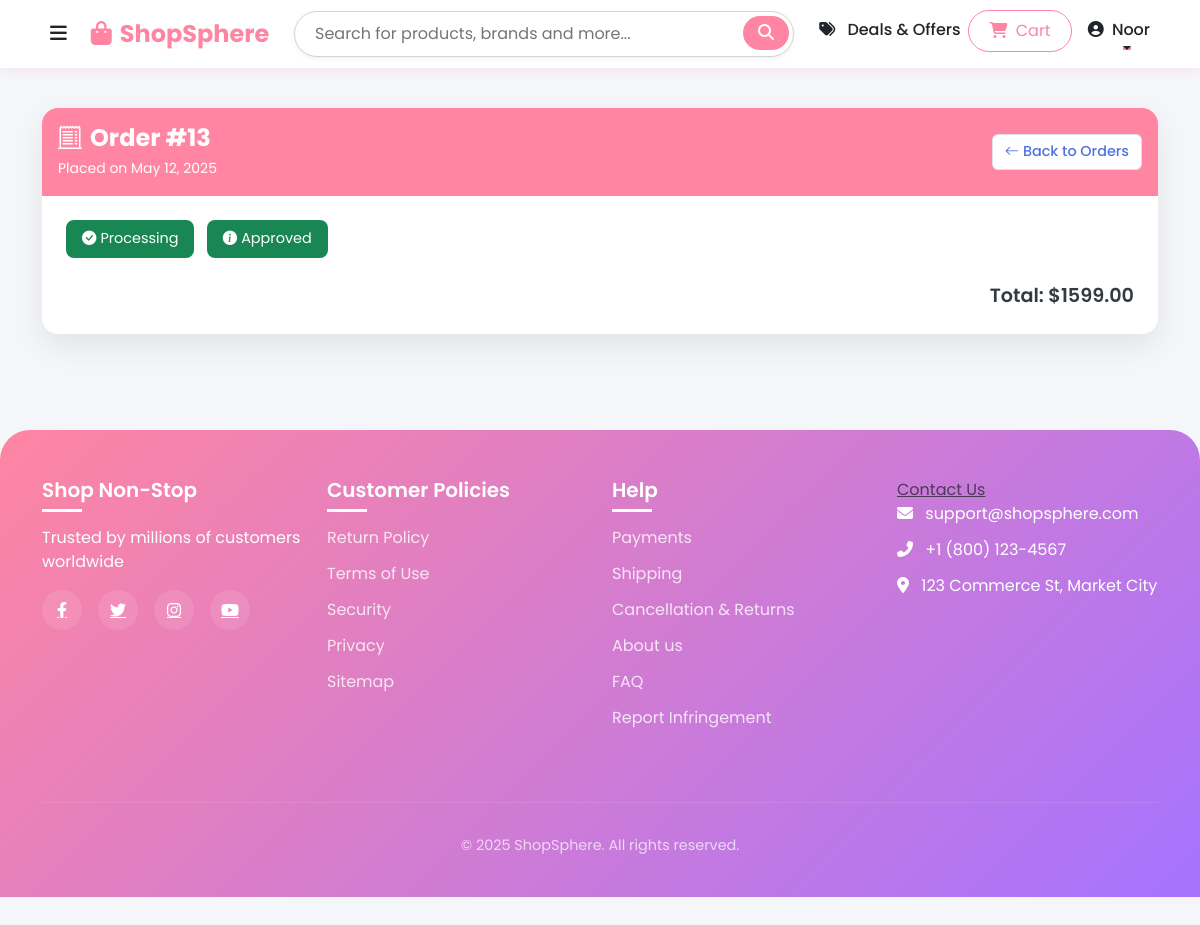
/orders/13/ (signed in), run on the app's committed database.
### store/models.py (models this page shows, shortened)
class Order(models.Model):
    STATUS_CHOICES = [
        ('Processing', 'Processing'),
        ('Shipped', 'Shipped'),
        ('Delivered', 'Delivered'),
        ('Cancelled', 'Cancelled'),
    ]
    APPROVAL_STATUS_CHOICES = [
        ('Pending', 'Pending'),
        ('Approved', 'Approved'),
        ('Rejected', 'Rejected'),
    ]
    user = models.ForeignKey(User, on_delete=models.CASCADE, related_name='orders')
    created_at = models.DateTimeField(auto_now_add=True)
    updated_at = models.DateTimeField(auto_now=True)
    total_price = models.DecimalField(max_digits=10, decimal_places=2)
    status = models.CharField(max_length=20, choices=STATUS_CHOICES, default='Processing')
    approval_status = models.CharField(max_length=10, choices=APPROVAL_STATUS_CHOICES, default='Pending')  # 👈 NEW FIELD

### store/views.py (the view)
# urls.py: path('orders/<int:order_id>/', views.order_detail, name='order_detail'),
@login_required(login_url='login')
def order_detail(request, order_id):
    order = get_object_or_404(Order, id=order_id, user=request.user)
    return render(request, 'store/order_detail.html', {'order': order})

### store/templates/store/order_detail.html (shortened to what this page needs)
{% extends 'store/base.html' %}
{% block content %}
<div class="container py-5">
    <div class="order-card bg-white animate__animated animate__fadeInUp">
        <div class="order-header d-flex justify-content-between align-items-center">
            <div>
                <h4><i class="bi bi-receipt-cutoff me-2 animate__animated animate__bounceIn"></i>Order #{{ order.id }}
                </h4>
                <small>Placed on {{ order.created_at|date:"F d, Y" }}</small>
            </div>
            <a href="{% url 'orders' %}" class="btn btn-back animate__animated animate__fadeInRight">
                <i class="bi bi-arrow-left"></i> Back to Orders
            </a>
        </div>
        <div class="p-4">
            <div class="mb-4">
                <span class="order-status bg-success text-white me-2 animate__animated animate__zoomIn">
                    <i class="bi bi-check-circle-fill me-1"></i> {{ order.status }}
                </span>
                <span class="order-status
                    {% if order.approval_status == 'Approved' %}bg-success text-white
                    {% elif order.approval_status == 'Rejected' %}bg-danger text-white
                    {% else %}bg-warning text-dark{% endif %} animate__animated animate__zoomIn">
                    <i class="bi bi-info-circle-fill me-1"></i> {{ order.approval_status }}
                </span>
            </div>
            <div class="d-flex justify-content-end mt-4">
                <div class="order-summary">Total: ${{ order.total_price }}</div>
            </div>
        </div>
    </div>
</div>
{% endblock %}

### store/templates/store/base.html (shortened to what this page needs)
{% load static %}
<!DOCTYPE html>
<html lang="en">
<head>
    <link href="https://cdn.jsdelivr.net/npm/bootstrap@5.3.3/dist/css/bootstrap.min.css" rel="stylesheet">
    <link href="https://cdn.jsdelivr.net/npm/bootstrap-icons@1.10.5/font/bootstrap-icons.css" rel="stylesheet">
    <link rel="stylesheet" href="https://cdnjs.cloudflare.com/ajax/libs/animate.css/4.1.1/animate.min.css" />
    <link href="https://cdn.jsdelivr.net/npm/bootstrap@5.3.0/dist/css/bootstrap.min.css" rel="stylesheet">
    <link rel="stylesheet" href="https://cdnjs.cloudflare.com/ajax/libs/font-awesome/6.4.0/css/all.min.css">
</head>
<body>
    <nav class="navbar navbar-expand-lg navbar-custom">
        <div class="container">
            <button class="sidebar-toggle me-3" id="sidebarToggle" type="button">
                <i class="fas fa-bars"></i>
            </button>
            <a class="navbar-brand" href="{% url 'home' %}">
                <i class="fas fa-shopping-bag me-2"></i>ShopSphere
            </a>
            <div class="collapse navbar-collapse" id="navbarContent">
                <form class="search-box mx-auto my-2 my-lg-0" role="search" method="GET" action="{% url 'search' %}">
                    <input type="search" name="q" placeholder="Search for products, brands and more..." required>
                    <button type="submit"><i class="fas fa-search"></i></button>
                </form>
                <ul class="navbar-nav ms-auto">
                    <div class="nav-item">
                        <li class="nav-item">
                            <a class="nav-link" href="{% url 'dealsandoffers:deals_list' %}">
                                <i class="fas fa-tags me-2"></i>
                                <span>Deals & Offers</span>
                            </a>
                        </li>
                        </div>
                    <li class="nav-item">
                        <a class="btn btn-cart me-2" href="{% url 'view_cart' %}">
                            <i class="fas fa-shopping-cart me-1"></i> Cart
                        </a>
                    </li>
                    {% if user.is_authenticated %}
                    <li class="nav-item dropdown">
                        <a class="nav-link dropdown-toggle" href="#" role="button" data-bs-toggle="dropdown"
                            aria-expanded="false">
                            <i class="fas fa-user-circle me-1"></i> {{ user.username }}
                        </a>
                    </li>
                    {% else %}
                    <li class="nav-item">
                        <a class="btn btn-login" href="{% url 'login' %}"><i class="fas fa-sign-in-alt me-1"></i>
                            Login</a>
                    </li>
                    {% endif %}
                </ul>
            </div>
        </div>
    </nav>
    <main>
        {% block content %}{% endblock %}
    </main>
    <footer class="footer">
        <div class="container">
            <div class="row">
                <div class="col-md-3 mb-4">
                    <h5>Shop Non-Stop</h5>
                    <p>Trusted by millions of customers worldwide</p>
                    <div class="social-icons">
                        <a href="#"><i class="fab fa-facebook-f"></i></a>
                        <a href="#"><i class="fab fa-twitter"></i></a>
                        <a href="#"><i class="fab fa-instagram"></i></a>
                        <a href="#"><i class="fab fa-youtube"></i></a>
                    </div>
                </div>
                <div class="col-md-3 mb-4">
                    <h5>Customer Policies</h5>
                    <ul class="footer-links">
                        <li><a href="#">Return Policy</a></li>
                        <li><a href="#">Terms of Use</a></li>
                        <li><a href="#">Security</a></li>
                        <li><a href="#">Privacy</a></li>
                        <li><a href="#">Sitemap</a></li>
                    </ul>
                </div>
                <div class="col-md-3 mb-4">
                    <h5>Help</h5>
                    <ul class="footer-links">
                        <li><a href="#">Payments</a></li>
                        <li><a href="#">Shipping</a></li>
                        <li><a href="#">Cancellation & Returns</a></li>
                        <li><a href="{%url 'about'%}">About us</a></li>
                        <li><a href="{%url 'faq'%}">FAQ</a></li>
                        <li><a href="#">Report Infringement</a></li>
                    </ul>
                </div>
                <div class="col-md-3 mb-4">
                    <a href="{% url 'contact' %}" class="text-muted">Contact Us</a>
                    <ul class="footer-links">
                        <li><i class="fas fa-envelope me-2"></i> support@shopsphere.com</li>
                        <li><i class="fas fa-phone-alt me-2"></i> +1 (800) 123-4567</li>
                        <li><i class="fas fa-map-marker-alt me-2"></i> 123 Commerce St, Market City</li>
                    </ul>
                </div>
            </div>
            <div class="copyright">
                <p>© 2025 ShopSphere. All rights reserved.</p>
            </div>
        </div>
    </footer>
</body>
</html>

### store/templates/store/base.html (style rules this page uses)
:root { --primary-color: #ff85a2; --primary-dark: #e26a8d; --accent-color: #a673ff; --accent-dark: #8e52e2; --light-gray: #f2f2f2; --medium-gray: #d3d3d3; --dark-gray: #555555; --text-color: #212529; --secondary-color: #fff9fb; --sidebar-width: 320px; --sidebar-overlay: rgba(0, 0, 0, 0.5); }
body { font-family: 'Poppins', sans-serif; background-color: var(--secondary-color); color: var(--text-color); padding-top: 60px; }
.nav-item { margin-bottom: 0.25rem; }
.sidebar-toggle { background: transparent; border: none; color: var(--text-color); font-size: 1.2rem; padding: 0.5rem; border-radius: 8px; transition: all 0.3s ease; position: relative; overflow: hidden; cursor: pointer; }
.sidebar-toggle i { transition: all 0.3s ease; }
.navbar-custom { background-color: white; box-shadow: 0 2px 10px rgba(255, 77, 121, 0.1); padding: 10px 0; position: fixed; top: 0; width: 100%; z-index: 1000; transition: all 0.3s ease; }
.navbar-brand { font-weight: 700; color: var(--primary-color) !important; font-size: 1.5rem; transition: all 0.3s ease; }
.search-box { position: relative; width: 100%; max-width: 500px; }
.search-box input { border-radius: 50px; border: 1px solid var(--medium-gray); padding: 10px 20px; width: 100%; transition: all 0.3s; box-shadow: 0 2px 5px rgba(0, 0, 0, 0.05); }
.search-box button { position: absolute; right: 5px; top: 5px; background-color: var(--primary-color); border: none; color: white; border-radius: 50px; padding: 5px 15px; transition: all 0.3s ease; }
.nav-link { color: var(--text-color); font-weight: 500; padding: 8px 15px; transition: all 0.3s; position: relative; }
.nav-link::after { content: ''; position: absolute; width: 0; height: 2px; bottom: 0; left: 50%; background-color: var(--primary-color); transition: all 0.3s ease; }
.btn-cart { background-color: white; color: var(--primary-color); border: 1px solid var(--primary-color); transition: all 0.3s; border-radius: 50px; padding: 8px 20px; }
.footer { background: linear-gradient(135deg, var(--primary-color) 0%, var(--accent-color) 100%); color: white; padding: 3rem 0 1.5rem; margin-top: 3rem; border-top-left-radius: 30px; border-top-right-radius: 30px; }
.footer h5 { color: white; font-weight: 600; margin-bottom: 1.5rem; position: relative; display: inline-block; }
.footer h5::after { content: ''; position: absolute; width: 40px; height: 3px; background-color: white; bottom: -10px; left: 0; }
.footer-links { list-style: none; padding: 0; }
.footer-links li { margin-bottom: 0.75rem; transition: all 0.3s; }
.footer-links a { color: rgba(255, 255, 255, 0.8); text-decoration: none; transition: color 0.3s; }
.social-icons { display: flex; gap: 1rem; margin-top: 1rem; }
.social-icons a { display: flex; align-items: center; justify-content: center; width: 40px; height: 40px; border-radius: 50%; background-color: rgba(255, 255, 255, 0.1); color: white; transition: all 0.3s; }
.copyright { text-align: center; padding-top: 2rem; margin-top: 2rem; border-top: 1px solid rgba(255, 255, 255, 0.1); color: rgba(255, 255, 255, 0.7); font-size: 0.9rem; }

### store/templates/store/order_detail.html (style rules this page uses)
body { background-color: #f4f6fa; }
.order-card { border: none; border-radius: 1rem; box-shadow: 0 12px 30px rgba(0, 0, 0, 0.08); transition: transform 0.3s ease, box-shadow 0.3s ease; overflow: hidden; animation: fadeInUp 0.6s ease; }
.order-header { background: linear-gradient(135deg,#ff85a2,#ff85a2); color: #fff; padding: 1rem; }
.order-header h4 { font-weight: 700; margin-bottom: 0.2rem; }
.order-status { padding: 0.5rem 1rem; font-size: 0.9rem; border-radius: 0.5rem; display: inline-flex; align-items: center; animation: bounceIn 1s; }
.order-summary { font-size: 1.2rem; font-weight: 600; color: #343a40; }
.btn-back { font-size: 0.9rem; font-weight: 500; background-color: #ffffff; color: #4e73df; border: 1px solid #dee2e6; transition: all 0.3s ease; }

### data on the page
Order: id "13", created_at "May 12, 2025", status "Processing", approval_status "Approved", total_price "1599.00"

### other printed values
{{ user.username }} "Noor"
